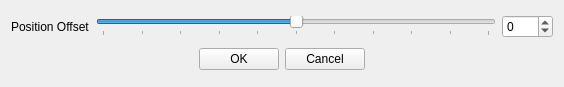
<?xml version="1.0" encoding="UTF-8"?>
<ui version="4.0">
 <class>configurePositionOffsetDialog</class>
 <widget class="QWidget" name="configurePositionOffsetDialog">
  <property name="geometry">
   <rect>
    <x>0</x>
    <y>0</y>
    <width>206</width>
    <height>87</height>
   </rect>
  </property>
  <property name="windowTitle">
   <string>Configure Position Offset</string>
  </property>
  <layout class="QGridLayout">
   <item row="0" column="0">
    <widget class="QLabel">
     <property name="text">
      <string>Position Offset</string>
     </property>
    </widget>
   </item>
   <item row="0" column="1">
     <layout class="QHBoxLayout">
       <item>
         <widget class="QSlider" name="positionOffsetSlider">
           <property name="minimumSize">
             <size>
             <width>400</width>
             <height>0</height>
             </size>
           </property>
           <property name="minimum"><number>-125</number></property>
           <property name="maximum"><number>125</number></property>
           <property name="sliderPosition"><number>0</number></property>
            <property name="orientation"><enum>Qt::Horizontal</enum></property>
            <property name="tickPosition"><enum>QSlider::TicksBelow</enum></property>
            <property name="tickInterval"><number>25</number></property>
         </widget>
       </item>
       <item>
         <widget class="QSpinBox" name="positionOffsetEdit">
           <property name="minimum"><number>-125</number></property>
           <property name="maximum"><number>125</number></property>
           <property name="keyboardTracking"><bool>false</bool></property>
         </widget>
       </item>
     </layout>
   </item>
   <item row="1" column="0" colspan="2">
    <layout class="QHBoxLayout" stretch="1,0,0,1">
     <item>
      <spacer>
       <property name="orientation">
        <enum>Qt::Horizontal</enum>
       </property>
       <property name="sizeHint" stdset="0">
        <size>
         <width>0</width>
         <height>0</height>
        </size>
       </property>
      </spacer>
     </item>
     <item>
      <widget class="QPushButton" name="okButton">
       <property name="text">
        <string>OK</string>
       </property>
      </widget>
     </item>
     <item>
      <widget class="QPushButton" name="cancelButton">
       <property name="text">
        <string>Cancel</string>
       </property>
      </widget>
     </item>
     <item>
      <spacer>
       <property name="orientation">
        <enum>Qt::Horizontal</enum>
       </property>
       <property name="sizeHint" stdset="0">
        <size>
         <width>0</width>
         <height>0</height>
        </size>
       </property>
      </spacer>
     </item>
    </layout>
   </item>
  </layout>
 </widget>
 <resources/>
 <connections/>
</ui>
